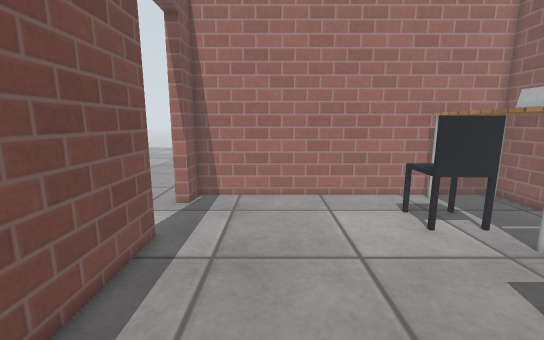
View 1 (above)

21 first-person views from a walk through a Gazebo world. The camera is 0.9 m above the floor, tilts 10° down and sees 90° across. The floor is counted in squares, 0.2 m on a side. Each view is taken from the middle of a square. On the plan, view 1 faces up. The plan holds only what a view shows up to about 20 squares ahead; the rest is blank. The place goes on beyond the plan. Gazebo's built-in surfaces are drawn with simple patterns. Simple shapes stand in for some stock models. Surface patterns are stand-ins for the level's own textures.

View 2
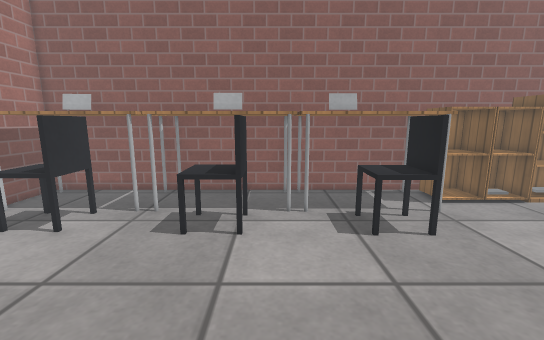

View 3
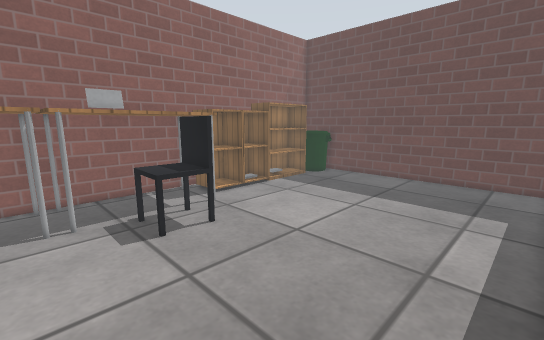

View 4
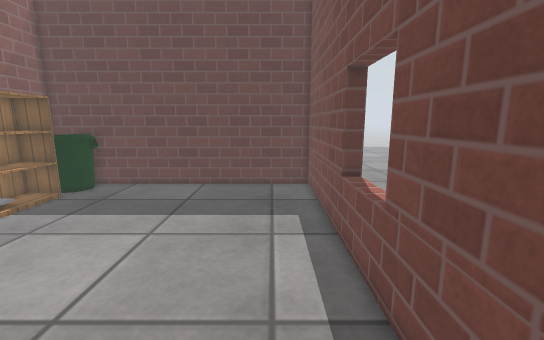

View 5
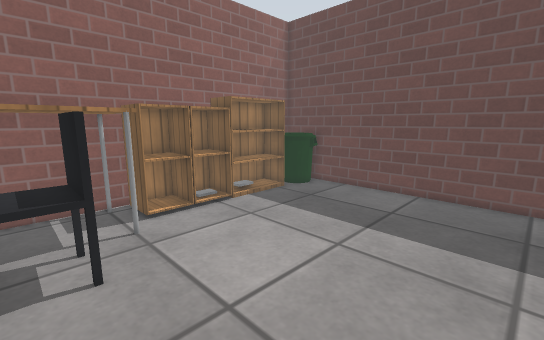

View 6
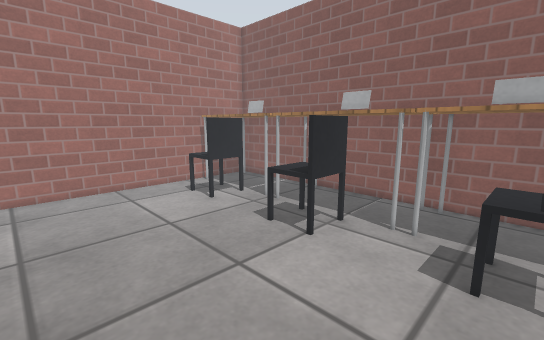

View 7
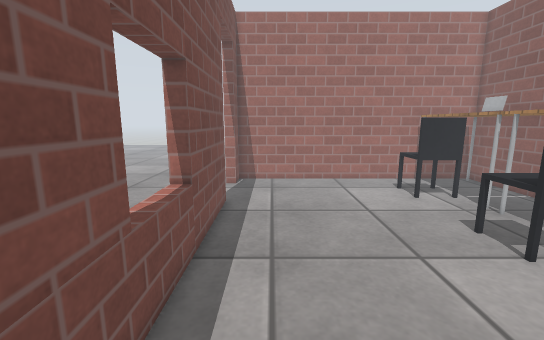

View 8
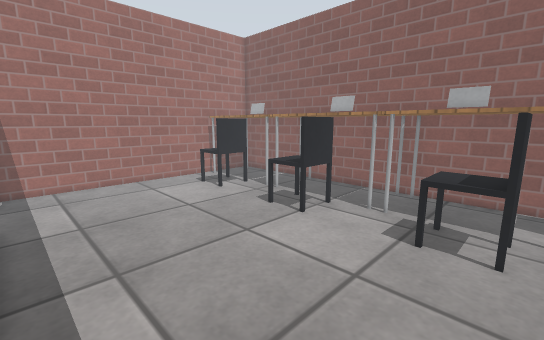

View 9
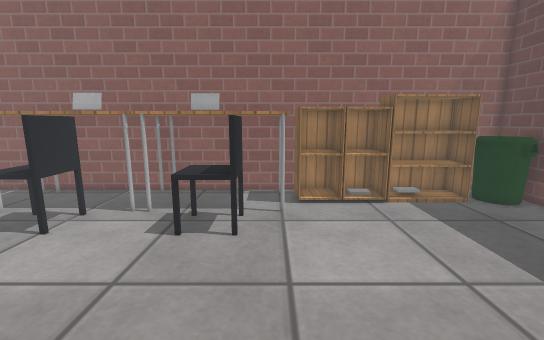

View 10
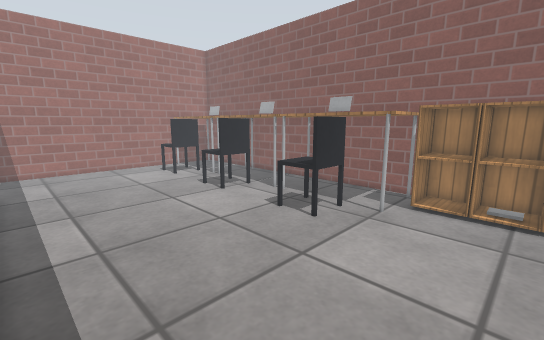

View 11
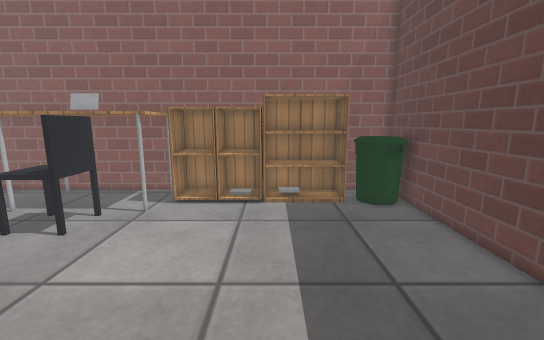

View 12
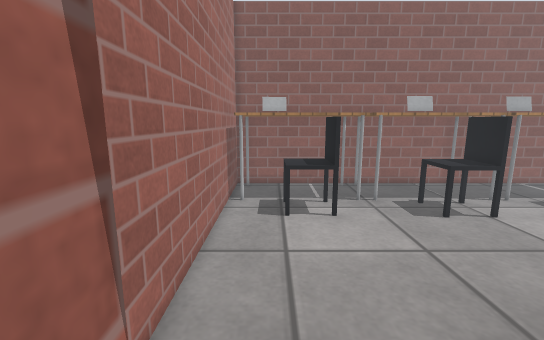

View 13
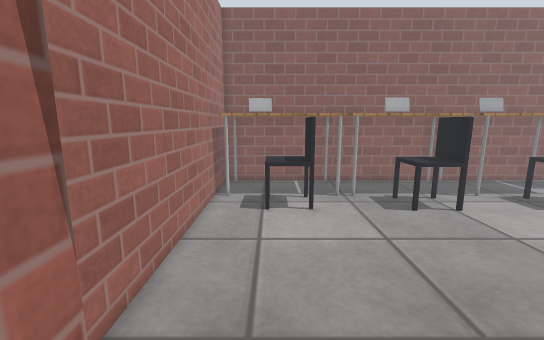

View 14
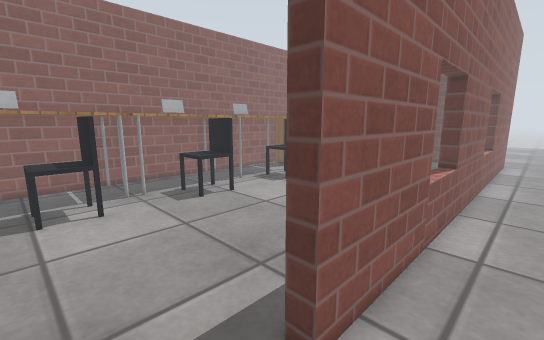

View 15
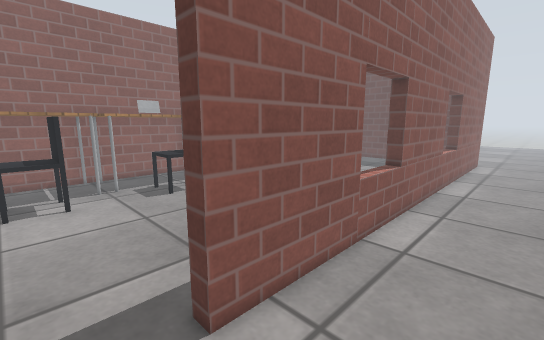

View 16
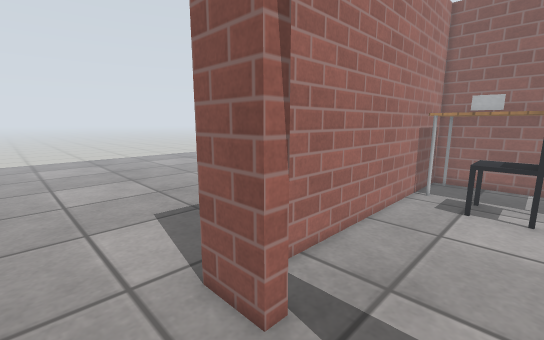

View 17
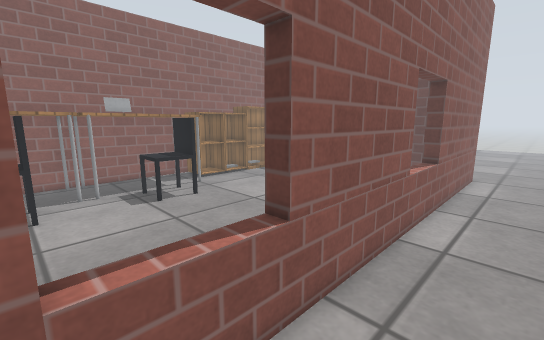

View 18
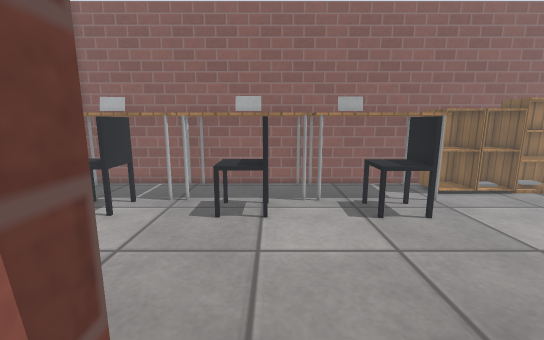

View 19
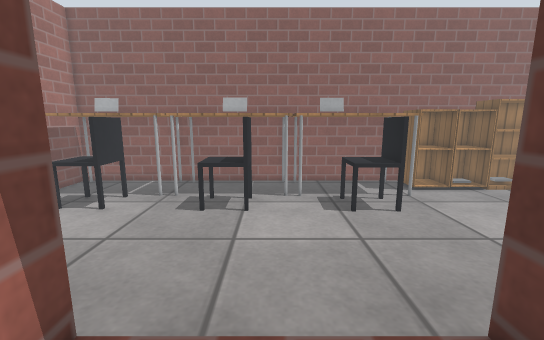

View 20
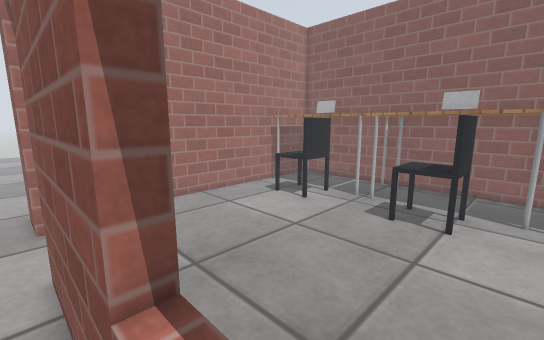

View 21
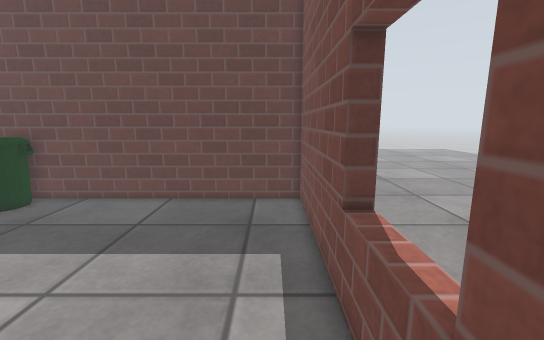

### Floor plan
Points are (right, up) in squares from view 1. A wall is a line through its corners. A room is listed if a view was taken in it or the views show most of it. See-through windows are left out.
Room 1 (views 1, 2, 3, 4, 5, 6, 7, 8, 9, 10, 11, 21)
walls: (-4.7, 10.3) (-4.7, -20.7) (13.8, -20.7) (13.8, 16.6) (-4.7, 16.6) (-4.7, 14.8)
ways out: open door at (-5, 12.5) to room 2
objects: office chair (7, -5) to (9, -2); office chair (7, 3) to (9, 6); office chair (7, 11) to (9, 13); table (9, -7) to (13, 0); bin (10, -20) to (12, -18); table (10, 1) to (13, 8); table (10, 9) to (13, 16); bookshelf (11, -17) to (13, -13); cabinet (11, -12) to (13, -10); cabinet (11, -9) to (13, -7); grey box (12, -3) to (12, -1); grey box (12, 4) to (12, 5); grey box (13, 13) to (13, 15)
Room 2 (views 12, 13, 14, 15, 16, 17, 18, 19, 20)
walls: (-5.4, 14.8) (-5.4, 17.4); (-5.4, -21.5) (-5.4, 10.3)
ways out: open door at (-5, 12.5) to room 1

Positions as (right, up) in squares from view 1, and headings:
1: (0, 0), facing up
2: (-4, 2), facing right
3: (-4, 2), facing down-right
4: (-2, -1), facing down
5: (-2, -3), facing down-right
6: (-2, -3), facing up-right
7: (-2, -5), facing up
8: (-4, -5), facing up-right
9: (-4, -6), facing right
10: (-4, -12), facing up-right
11: (-4, -13), facing right
12: (-6, 14), facing right
13: (-7, 13), facing right
14: (-8, 14), facing down-right
15: (-10, 13), facing down-right
16: (-9, 11), facing up-right
17: (-9, 4), facing down-right
18: (-6, 3), facing right
19: (-7, 2), facing right
20: (-6, 1), facing up-right
21: (-3, -5), facing down
